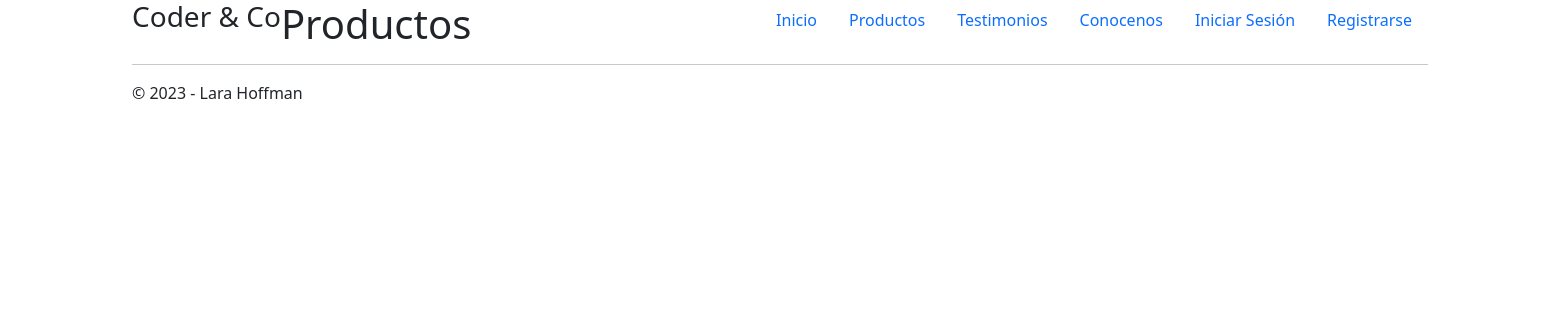
Before: /productos/list with the older database file.
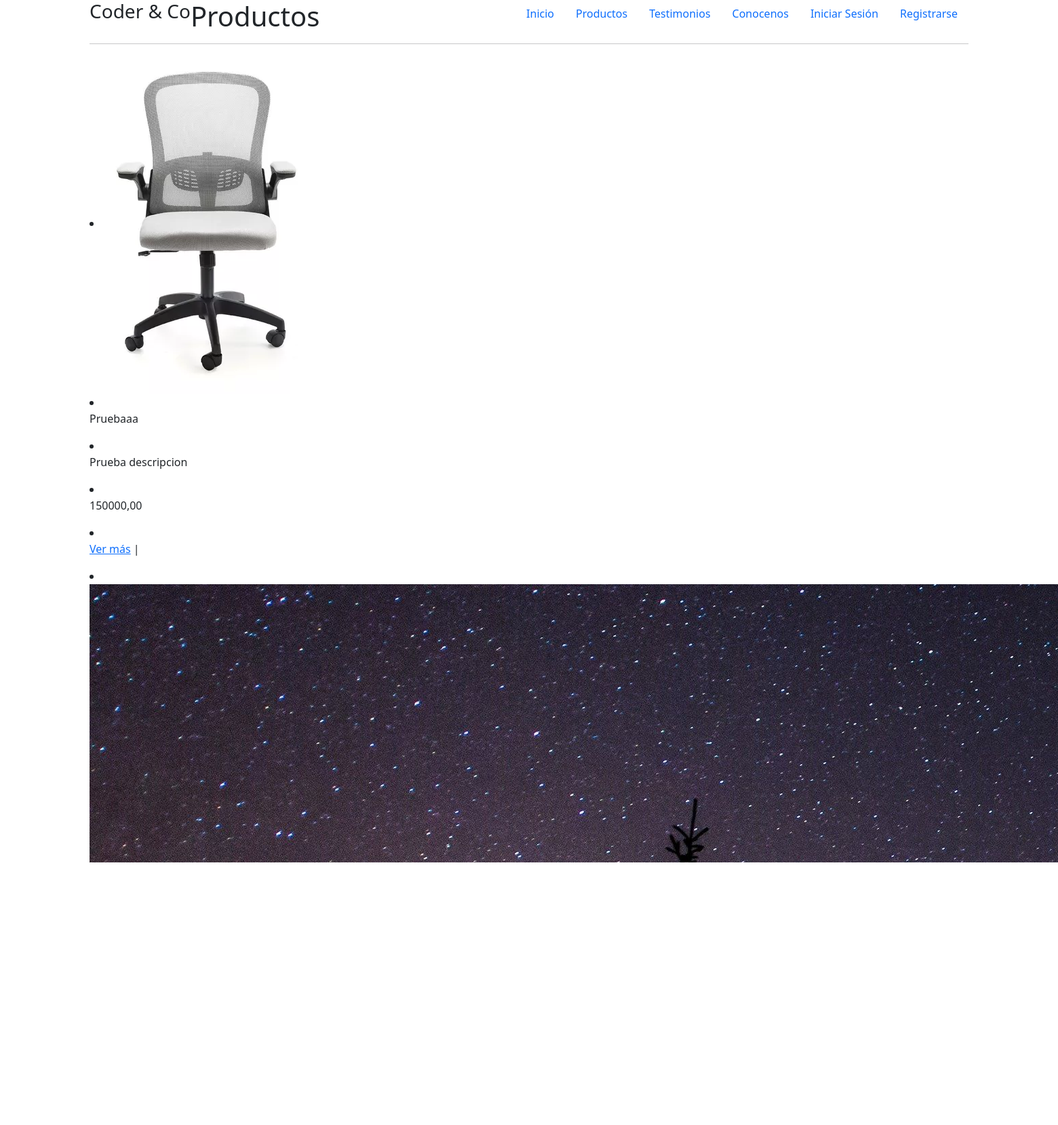
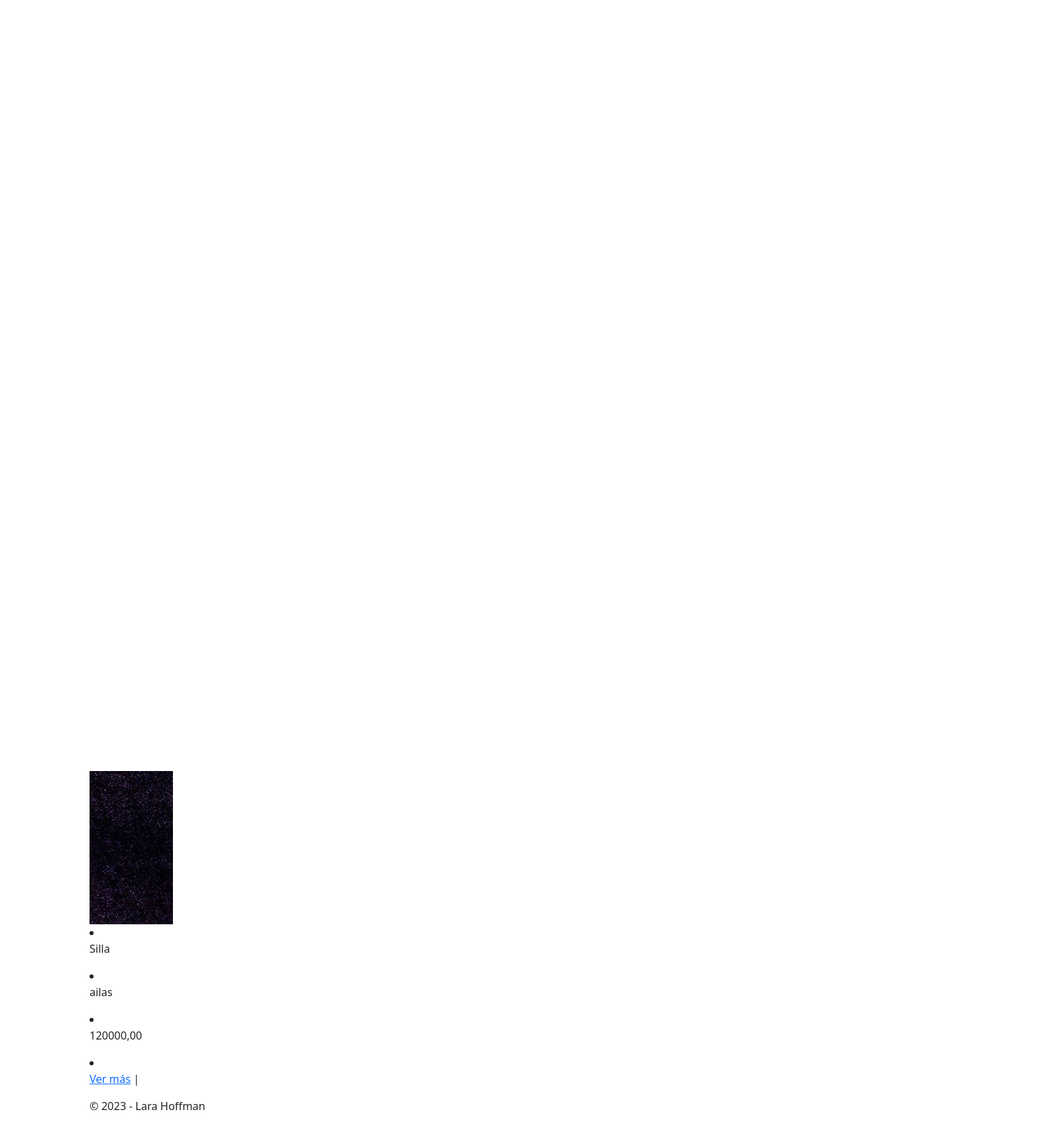
After: the same page with the newer database file (2 pictures, top to bottom).
### AppFinal/models.py (models this page shows, shortened)
class Productos(models.Model):
    nombre = models.CharField(max_length=150)
    categoria = models.CharField(max_length=100, choices=CATEGORIAS, default="")
    descripcion = models.TextField(max_length=250)
    precio = models.DecimalField(max_digits=10, decimal_places=2)
    imagen = models.ImageField(upload_to="productos") # ImageField si se instala Pillow
    stock = models.CharField(max_length=50, choices=STOCK_OPCIONES, default="disponible") # hay o no stock disponible
    autor = models.ForeignKey(User, on_delete=models.CASCADE, null=True, blank=True)
    fecha = models.DateField(auto_now_add=True)

### AppFinal/views.py (the view)
# urls.py: path('productos/list', views.ProductosList.as_view(), name="List"),
class ProductosList(ListView):
    model = Productos
    context_object_name = "productos"
    template_name = "AppFinal/productos_list.html"

### AppFinal/templates/AppFinal/productos_list.html (shortened to what this page needs)
{% extends "AppFinal/layout.html" %}
{% load static %}
{% block lo-que-cambia %}
    <h1>Productos</h1>
    <hr>
    {% for producto in productos %}
        <li><img src="{{producto.imagen.url}}" alt="imagen_producto"></li>
        <li><p>{{producto.nombre}}</p></li>
        <li><p>{{producto.descripcion}}</p></li>
        <li><p>{{producto.precio}}</p></li>
        <li><p>
                <a href="{% url 'Detail' producto.id %}">Ver más</a> |
            </p>
        </li>
    {% endfor %}
{% endblock %}

### AppFinal/templates/AppFinal/layout.html (shortened to what this page needs)
<!doctype html>
<html lang="es">
  <head>
    {% load static %}
    <link href="https://cdn.jsdelivr.net/npm/bootstrap@5.3.0-alpha3/dist/css/bootstrap.min.css" rel="stylesheet">
  </head>
  <body>
  <div class="container">
    <header class="mb-auto">
      <div class="section-title">
        <h3 class="float-md-start mb-0"><a class="nav-link"href="{% url 'Inicio' %}">Coder & Co</a></h3>
        <nav class="nav nav-masthead justify-content-center float-md-end">
          <a class="nav-link" href="{% url 'Inicio' %}">Inicio</a>
          <a class="nav-link" href="{% url 'List' %}">Productos</a>
          <a class="nav-link" href="{% url 'LeerMensajes' %}">Testimonios</a>
          <a class="nav-link" href="{% url 'About' %}">Conocenos</a>
          {% if not request.user.is_authenticated %}
            <a class="nav-link" href="{% url 'Login' %}">Iniciar Sesión</a>
            <a class="nav-link" href="{% url 'Register' %}">Registrarse</a>
          {% endif %}
        </nav>
      </div>
    </header>
    <div>
      {% block lo-que-cambia %}
      {% endblock %}
    </div>
    <footer class="footer">
      <p>© 2023 - Lara Hoffman</p>
    </footer>
    </div>
  </body>
</html>

Changed rows visible on the page:
added Productos: imagen (picture), nombre "Pruebaaa", descripcion "Prueba descripcion", precio "150000,00"
added Productos: imagen (picture), nombre "Silla", descripcion "ailas", precio "120000,00"
